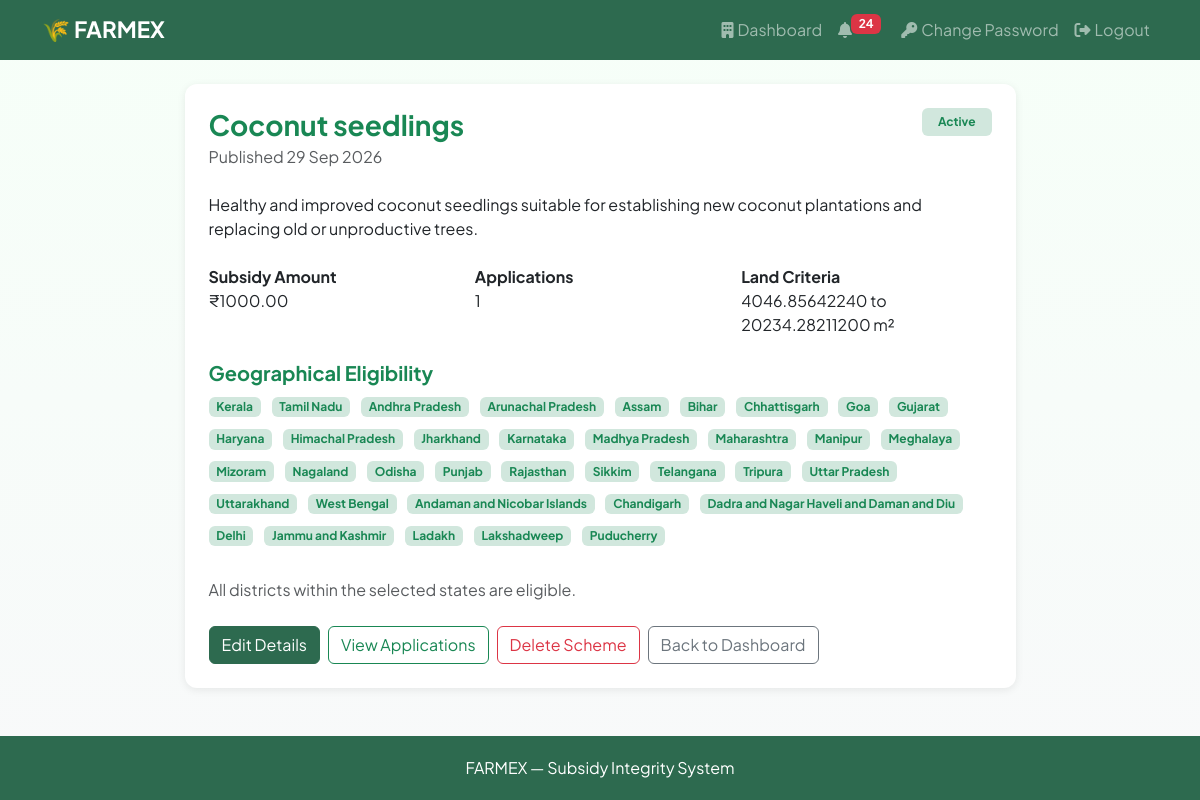
Screenshot of /company/schemes/7/ (signed in) with the database file from the repository.
### accounts/models.py (models this page shows, shortened)
class Scheme(models.Model):
    GEOGRAPHICAL_SCOPE_CHOICES = [
        ('all_states', 'All States'),
        ('selected_states', 'Selected States'),
    ]
    company = models.ForeignKey(Company, on_delete=models.CASCADE, related_name='schemes')
    name = models.CharField(max_length=200)
    description = models.TextField()
    application_deadline = models.DateField(null=True, blank=True)
    subsidy_amount = models.DecimalField(max_digits=10, decimal_places=2)
    actual_price = models.DecimalField(max_digits=10, decimal_places=2, null=True, blank=True)
    scheme_image = models.ImageField(upload_to='scheme_images/', null=True, blank=True)
    min_income = models.DecimalField(max_digits=10, decimal_places=2, null=True, blank=True)
    max_income = models.DecimalField(max_digits=10, decimal_places=2, null=True, blank=True)
    min_land = models.DecimalField(max_digits=8, decimal_places=2, null=True, blank=True)
    max_land = models.DecimalField(max_digits=8, decimal_places=2, null=True, blank=True)
    land_area_unit = models.CharField(max_length=20, choices=LAND_AREA_UNITS, default='sqm')
    min_land_sqm = models.DecimalField(max_digits=16, decimal_places=8, null=True, blank=True)
    max_land_sqm = models.DecimalField(max_digits=16, decimal_places=8, null=True, blank=True)
    geographical_scope = models.CharField(max_length=20, choices=GEOGRAPHICAL_SCOPE_CHOICES, default='all_states')
    eligible_categories = models.ManyToManyField(Category, related_name='schemes')
    custom_form_fields = models.JSONField(default=dict, blank=True)
    is_active = models.BooleanField(default=True)
    created_at = models.DateTimeField(auto_now_add=True)

class SchemeLocation(models.Model):
    scheme = models.ForeignKey(Scheme, on_delete=models.CASCADE, related_name='locations')
    state = models.ForeignKey(State, on_delete=models.CASCADE, related_name='scheme_locations')
    district = models.ForeignKey(District, on_delete=models.CASCADE, null=True, blank=True, related_name='scheme_locations')
    class Meta:
        constraints = [
            models.UniqueConstraint(fields=['scheme', 'state', 'district'], name='unique_scheme_location'),
        ]

class State(models.Model):
    name = models.CharField(max_length=100, unique=True)
    class Meta:
        ordering = ['name']

### accounts/views.py (the view)
# urls.py: path('company/schemes/<int:scheme_id>/', views.scheme_details, name='scheme_details'),
@login_required
@user_passes_test(is_company)
def scheme_details(request, scheme_id):
    scheme = get_object_or_404(Scheme, id=scheme_id, company=request.user.company)
    return render(request, 'accounts/scheme_details.html', {
        'scheme': scheme,
        'application_closed': bool(
            scheme.application_deadline and scheme.application_deadline < timezone.localdate()
        ),
    })

### accounts/context_processors.py (called while the page is built)
def notification_count(request):
    if request.user.is_authenticated:
        unread_count = Notification.objects.filter(user=request.user, is_read=False).count()
        notifications = Notification.objects.filter(user=request.user)[:10]
        return {
            'unread_notification_count': unread_count,
            'recent_notifications': notifications
        }
    return {
        'unread_notification_count': 0,
        'recent_notifications': []
    }

### accounts/views.py (called while the page is built)
def is_company(user):
    return hasattr(user, 'company')

### accounts/templates/accounts/scheme_details.html (shortened to what this page needs)
{% extends 'accounts/base.html' %}
{% block content %}
<div class="row justify-content-center">
  <div class="col-lg-9">
    <div class="card p-4">
      <div class="d-flex justify-content-between align-items-start gap-3 mb-4">
        <div>
          <h3 class="fw-bold text-success mb-1">{{ scheme.name }}</h3>
          <p class="text-muted mb-0">Published {{ scheme.created_at|date:"d M Y" }}</p>
        </div>
        <span class="badge {% if scheme.is_active %}bg-success-subtle text-success{% else %}bg-secondary-subtle text-secondary{% endif %} px-3 py-2">
          {% if scheme.is_active %}Active{% else %}Inactive{% endif %}
        </span>
      </div>
      <p class="mb-4">{{ scheme.description }}</p>
      <div class="row g-3 mb-4">
        <div class="col-md-4"><strong>Subsidy Amount</strong><br>₹{{ scheme.subsidy_amount }}</div>
        <div class="col-md-4"><strong>Applications</strong><br>{{ scheme.applications.count }}</div>
        <div class="col-md-4"><strong>Land Criteria</strong><br>{{ scheme.min_land_sqm|default:"No minimum" }} to {{ scheme.max_land_sqm|default:"No maximum" }} m²</div>
      </div>
      <h5 class="fw-bold text-success">Geographical Eligibility</h5>
      {% if scheme.locations.all %}
      <div class="mb-4">
        {% for location in scheme.locations.all %}
        <span class="badge bg-success-subtle text-success me-2 mb-2">{{ location.state.name }}</span>
        {% endfor %}
      </div>
      <p class="text-muted mb-4">All districts within the selected states are eligible.</p>
      {% else %}
      <p class="text-muted mb-4">No eligible states selected.</p>
      {% endif %}
      <div class="d-flex flex-wrap gap-2">
        <a href="{% url 'edit_scheme' scheme.id %}" class="btn btn-primary">Edit Details</a>
        <a href="{% url 'view_applications_scheme' scheme.id %}" class="btn btn-outline-success">View Applications</a>
        <form method="post" action="{% url 'delete_scheme' scheme.id %}" onsubmit="return confirm('Delete this scheme and its applications? This cannot be undone.');">
          <button type="submit" class="btn btn-outline-danger">Delete Scheme</button>
        </form>
        <a href="{% url 'company_dashboard' %}" class="btn btn-outline-secondary">Back to Dashboard</a>
      </div>
    </div>
  </div>
</div>
{% endblock %}

### accounts/templates/accounts/base.html (style rules this page uses)
body { background: linear-gradient(180deg, #f6fff8 0%, #f8f9fa 100%); font-family: 'Plus Jakarta Sans', 'Inter', -apple-system, BlinkMacSystemFont, 'Segoe UI', Roboto, sans-serif; }
.card { border: none; box-shadow: 0 2px 8px rgba(0,0,0,.08); border-radius: 12px; }
.btn-primary { background: #2d6a4f; border-color: #2d6a4f; }

### rows the page displays
Scheme: name "Coconut seedlings", created_at "29 Sep 2026", description "Healthy and improved coconut seedlings suitable for establishing new coconut plantations and replacing old or unproductive trees.", subsidy_amount "1000.00", applications.count "1", min_land_sqm "4046.85642240", max_land_sqm "20234.28211200"
SchemeLocation: state.name "Kerala"
SchemeLocation: state.name "Tamil Nadu"
SchemeLocation: state.name "Andhra Pradesh"
SchemeLocation: state.name "Arunachal Pradesh"
SchemeLocation: state.name "Assam"
SchemeLocation: state.name "Bihar"
SchemeLocation: state.name "Chhattisgarh"
SchemeLocation: state.name "Goa"
SchemeLocation: state.name "Gujarat"
SchemeLocation: state.name "Haryana"
SchemeLocation: state.name "Himachal Pradesh"
SchemeLocation: state.name "Jharkhand"
SchemeLocation: state.name "Karnataka"
SchemeLocation: state.name "Madhya Pradesh"
SchemeLocation: state.name "Maharashtra"
SchemeLocation: state.name "Manipur"
SchemeLocation: state.name "Meghalaya"
SchemeLocation: state.name "Mizoram"
SchemeLocation: state.name "Nagaland"
SchemeLocation: state.name "Odisha"
SchemeLocation: state.name "Punjab"
SchemeLocation: state.name "Rajasthan"
SchemeLocation: state.name "Sikkim"
SchemeLocation: state.name "Telangana"
SchemeLocation: state.name "Tripura"
SchemeLocation: state.name "Uttar Pradesh"
SchemeLocation: state.name "Uttarakhand"
SchemeLocation: state.name "West Bengal"
SchemeLocation: state.name "Andaman and Nicobar Islands"
SchemeLocation: state.name "Chandigarh"
SchemeLocation: state.name "Dadra and Nagar Haveli and Daman and Diu"
SchemeLocation: state.name "Delhi"
SchemeLocation: state.name "Jammu and Kashmir"
SchemeLocation: state.name "Ladakh"
SchemeLocation: state.name "Lakshadweep"
SchemeLocation: state.name "Puducherry"

### other values shown
{{ unread_notification_count }} "24"
